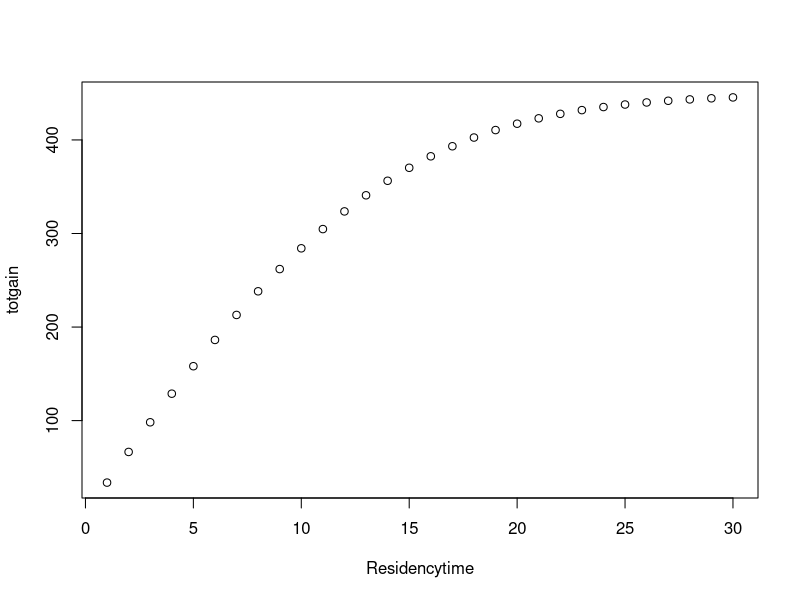
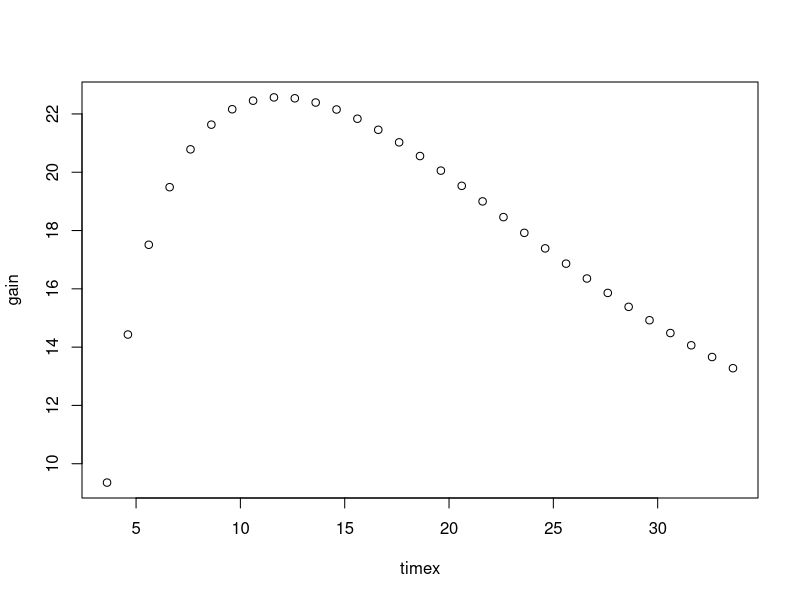

Write R code to recreate these figures, in order.
Tf <- 30 # game duration
########################  start the game in a patch   ########################
####################### WITHIN PATCH DECISION ################################

N_in_t0=50    # total number of marbles at a given station
N1_in_t0=10           #marbles of type 1
N2_in_t0=N1_in_t0                    #marbles of type2
Nsubstrat = N_in_t0-(N1_in_t0+N2_in_t0)
a_in = (60/10)                      # searching rate when not handling (marbles that can be drawn /min)
h1_in = (15/60)                      # handling time prey type 1 (min/marble)
h2_in = (15/60)                 # handling time prey type 1 (min/marble)
e1_in = 40           # points gained by consuming a prey of type 1 (points/marble) 
e2_in = 5                # points gained by consuming a prey of type 1 (points/marble)
p1_in=1                    #if marble of type 1 are taken, p = 1; 0 otherwise
p2_in=1              #if marble of type 2 are taken, p = 1; 0 otherwise

E_in_t0 <- ((a_in*(N1_in_t0/N_in_t0)*e1_in*p1_in)+(a_in*(N2_in_t0/N_in_t0)*e2_in*p2_in))/(1+(a_in*(N1_in_t0/N_in_t0)*h1_in*p1_in)+(a_in*(N2_in_t0/N_in_t0)*h2_in*p2_in))
cons1_in_T0 <- (a_in*(N1_in_t0/N_in_t0)*p1_in)/(1+(a_in*(N1_in_t0/N_in_t0)*h1_in*p1_in)+(a_in*(N2_in_t0/N_in_t0)*h2_in*p2_in))
cons2_in_T0 <- (a_in*(N2_in_t0/N_in_t0)*p2_in)/(1+(a_in*(N1_in_t0/N_in_t0)*h1_in*p1_in)+(a_in*(N2_in_t0/N_in_t0)*h2_in*p2_in))

E_in_t <- E_in_t0
#cumE_in_t <- E_in_t0
N1_in_t <- N1_in_t0
N2_in_t <- N2_in_t0
N_in_t <- N_in_t0
vN1_in_t <- numeric()
vN2_in_t <- numeric()
vN_in_t <- numeric()
vE_in_t <- numeric()
vnum <- numeric()
vdenom <- numeric()

########################################  
for(i in 1:(Tf)){
  N1_in_t <- N1_in_t-((a_in*(N1_in_t/N_in_t)*p1_in)/(1+(a_in*(N1_in_t/N_in_t)*h1_in*p1_in)+(a_in*(N2_in_t/N_in_t)*h2_in*p2_in)))
  N2_in_t <- N2_in_t-((a_in*(N2_in_t/N_in_t)*p2_in)/(1+(a_in*(N1_in_t/N_in_t)*h1_in*p1_in)+(a_in*(N2_in_t/N_in_t)*h2_in*p2_in)))
  E_in_t <- ((a_in*(N1_in_t/N_in_t)*e1_in*p1_in)+(a_in*(N2_in_t/N_in_t)*e2_in*p2_in))/(1+(a_in*(N1_in_t/N_in_t)*h1_in*p1_in)+(a_in*(N2_in_t/N_in_t)*h2_in*p2_in))
  N_in_t <- N1_in_t + N2_in_t + Nsubstrat
  num  <- ((a_in*(N1_in_t/N_in_t)*e1_in*p1_in)+(a_in*(N2_in_t/N_in_t)*e2_in*p2_in))
  denom <- (1+(a_in*(N1_in_t/N_in_t)*h1_in*p1_in)+(a_in*(N2_in_t/N_in_t)*h2_in*p2_in))
  vN1_in_t[i] <- (N1_in_t)
  vN2_in_t[i] <- (N2_in_t)
  vN_in_t[i] <- (N_in_t)
  vE_in_t[i] <- (E_in_t)
  vnum[i] <- (num)
  vdenom[i] <- (denom)
}
E_in <- vnum/vdenom  # rate of point collection 
E_in1 <- append((E_in_t0), E_in)
totgain_temp <- cumsum(E_in1)  # gain function (for each min)
totgain <- totgain_temp[1:Tf]  # gain function only during Tf  (to easily correct for poor coding!)

Residencytime <- 1:Tf
plot(Residencytime, totgain)

####################### AMONG PATCH DECISION ################################
a     <- 30*23                      #area search rate  (m2/min), i.e., width*speed 
N1    <- (200/(120000))  #  (200 patches; 30 participants, environ 12 ha; 120 000 m2, distance moy entre patches = 12.25 m (=1/(2*((200/120000)^0.5))) = 315 x 315 m)              ###### patch density  (patches/m2) if I put N1 = 1/a, N2 = 0.3/a, then 1 type is best instead of 2
N2    <- N1        ###### density of patch type 2  (patches/m2)
mus   <- 0.45                     ### survival probability when travelling between patches
muh   <- mus                   ### survival probability when at a patches (i.e., when handling food)
mur   <- .9                      ### survival probability when in refuge
p1 <- 1
p2 <- 1                 #p2=0 because only one type of resource patch

hx <- 1:Tf              # h: min spent in a patch handing marbles 
# encounter (patch/min) * handling a patch (min/patch)
Trx <- 1:Tf
hpatcha <- c(rep(hx, times=length(Trx)))
totgain1 <- c(rep(totgain, times=length(Trx)))
Tr <- c(rep(Trx, each=(length(hx))))

Alldata1 <- matrix(c(Tr, hpatcha, totgain1), nrow = (length(Tr)), ncol = 3)
colnames(Alldata1) <- c("Tr", "hpatch", "e_intra")

lambdaAll1 <- a*N1 #Encounter rate (m2/min*patch/m2 = patch/min) with patch of type 1 (only this type present)
# Minutes to encounter next patch = 1/lambdaAll1
Timepatch_enc1 <- 1/lambdaAll1 
timeto_search_handl1 <- Timepatch_enc1 + hpatcha # time spent in each patch + time to the next patch 
tot_patch_process_during_Tf <- (Tf-Tr)/timeto_search_handl1 #total no of patches visited during Tf
Num_patches<- tot_patch_process_during_Tf

remaining <- (Tf-Tr) %% timeto_search_handl1   # modulo to get min remaining 
diff1 <- remaining-hpatcha    # if +, then can consume the last patch completely, i.e., 2.7 patches --> 3 patches completely consumed
nb_patch_fullyhandl <- ifelse(diff1<0,floor(Num_patches), ceiling(Num_patches))  ### number of patch fully handled
bbbb <- ifelse(diff1<0,totgain_temp[remaining], 0)       #### gain in the last patch is not fully handled
cccc <- ifelse(diff1<0,0,diff1) ############ search time at the end... 0 if last patch not fully consumed, remaining otherwise
dddd <- ifelse(diff1<0,remaining,0)      #### time spent handling last patch if only partially consumed

gain_duringTf <- (nb_patch_fullyhandl*totgain1)+bbbb
Ts_inter <- (Timepatch_enc1*(floor(Num_patches)))+cccc     ### assume that consumer starts in a patch
Th1 <- (hpatcha*nb_patch_fullyhandl)+dddd

mu <- ((Ts_inter*mus+Th1*muh+Tr*mur)/Tf)   # overall survival probability, given the time spent in different behaviours (searching, handling marbles at a station, waiting in a refuge)
Eall1 <- gain_duringTf*mu; # Expected long term gain rate, given probability of survival

loc1 <- which(Eall1==max(Eall1))

zz <- matrix(c(Eall1,gain_duringTf, mu,hpatcha,nb_patch_fullyhandl, Ts_inter,Th1,Tr), ncol=8)
colnames(zz) <- c("Eall", "E", "mu", "h", "NbPatch_consumed", "Ts","Th","Tr")

cc1 <- c(Eall1[loc1],gain_duringTf[loc1], mu[loc1],hpatcha[loc1],nb_patch_fullyhandl[loc1], Ts_inter[loc1],Th1[loc1], Tr[loc1])
### Long-term expected gain, overall risk, handling rate, number of stations fully consumed, and time spent searching, handling, in refuge
cc1

timex <- 1:length(totgain_temp)
timex <- timex+Ts_inter[loc1]
gain <- totgain_temp/timex
plot(timex, gain)


